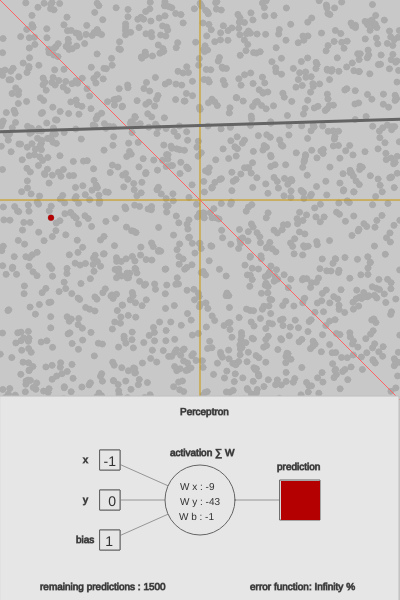
Frame 1 (no input)
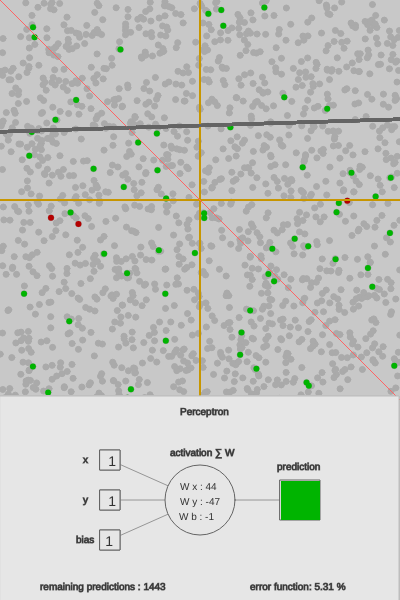
Frame 60 (no input)
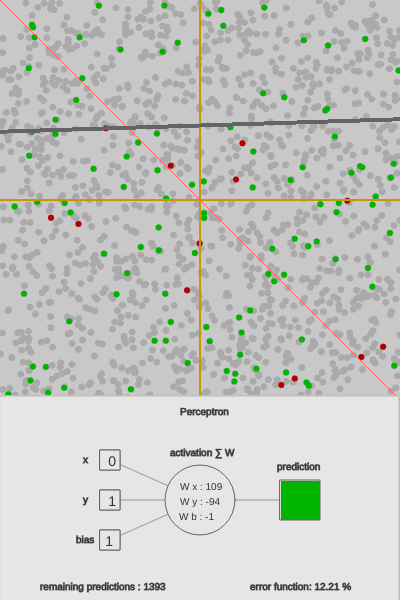
Frame 120 (the mouse pressed at the canvas centre since frame 60)

The p5.js sketch that drew these frames (run headless with seeded random() and noise() and a simulated clock; from frame 60 on, the mouse is pressed at the canvas centre):

// p5.js sketch
// ── sketch.js

//TRAINING DATA Drawing Functions //

function drawTrainingLine(trainingLine) {
    stroke(255, 100, 100);
    line(0, 0, CANVAS_WIDTH, CANVAS_HEIGHT)
    push()
        stroke(100, 100, 100);
        strokeWeight(3)
        line(trainingLine.begin_x, trainingLine.begin_y, trainingLine.end_x, trainingLine.end_y)
    pop()
}

function drawDataPointArray(dataPointsArray) {
    dataPointsArray.forEach(element => {
        drawDataPoint(element)
    });
}

function drawDataPoint(dataPoint) {
    stroke(170)
    fill(170)
    ellipse(dataPoint.x, dataPoint.y, 6, 6)
}

function drawCartesianAxis() {
    push()
        //DRAW AXIS
        strokeWeight(1)
        stroke(200, 150, 0);
        //x axis
        line(0, MAP_HALF, CANVAS_WIDTH, MAP_HALF)
        //y axis
        line(MAP_HALF, CANVAS_WIDTH, MAP_HALF, 0)
    pop()
}

//// UI DRAWING
function drawUiBG() {
    stroke(190);
    fill(230)
    rect(0, CANVAS_HEIGHT - 4, CANVAS_WIDTH - 1, WINDOW_HEIGHT)
}

function drawUiFisrtInputBlock() {
    let x = UI_COLUMN;
    let y = UI_TOP + (UI_GRID_SIZE * 2)
    stroke(100);
    fill(230);
    rect(x, y, UI_GRID_SIZE, UI_GRID_SIZE)
    return [x, y]
}

function drawUiRemainingBlocks(prevBlockXY) {
    let blocksCenter = [];
    blocksCenter.push(prevBlockXY)

    let x = UI_COLUMN;
    let y = prevBlockXY[1];
    for (let i = 1; i < PERCEPTRON_INPUTS_BIAS; i++) {
        y = y + (UI_GRID_SIZE * 2)
        blocksCenter.push([x, y])

        stroke(100);
        fill(230);
        rect(x, y, UI_GRID_SIZE, UI_GRID_SIZE)
    }
    return blocksCenter
}

function drawUiInputColumn() {
    let prevBlockXY = drawUiFisrtInputBlock()
    return drawUiRemainingBlocks(prevBlockXY)
}

function drawUiPerceptronCenter() {
    stroke(100);
    fill(230)
    ellipse(MAP_HALF, UI_HALF_HEIGHT, UI_GRID_SIZE * 3 +10 , UI_GRID_SIZE * 3+10)
}

function drawUiOutputColumn() {
    stroke(100);
    fill(230)
    rect((UI_COLUMN * 3) - (UI_GRID_SIZE), UI_HALF_HEIGHT - UI_GRID_SIZE, UI_GRID_SIZE * 2, UI_GRID_SIZE * 2)
}

function drawPerceptronLines(blocksCenters) {
    //draw input conections
    blocksCenters.forEach(block => {
        stroke(150, 150, 150);
        let x = block[0] + (UI_GRID_SIZE / 2);
        let y = block[1] + (UI_GRID_SIZE / 2);
        line(x, y, MAP_HALF, UI_HALF_HEIGHT)
    });
    //draw output connection
    line(MAP_HALF, UI_HALF_HEIGHT, (UI_COLUMN * 3), UI_HALF_HEIGHT)
}

function drawPerceptronLabels(blocksCenters) {
    fill(50);
    textSize(10);
    textAlign(LEFT);
    txt_x = UI_COLUMN - (UI_GRID_SIZE) + 3
    txt_y = blocksCenters[0][1] + (UI_GRID_SIZE / 2) + 3;
    text("x", txt_x, txt_y);
    text("y", txt_x, txt_y + (UI_GRID_SIZE * 2));
    text("bias", txt_x - 7, txt_y + (UI_GRID_SIZE * 4));
    text("prediction", (UI_COLUMN * 3) - UI_GRID_SIZE -3, UI_HALF_HEIGHT - (UI_GRID_SIZE * 2) + 10);
    text("activation ∑ W", (UI_COLUMN * 2) - UI_GRID_SIZE -10, UI_HALF_HEIGHT - (UI_GRID_SIZE * 2) -4);
}

function drawPredictionValue(prediction) {
    fill(50);
    textSize(10);
    textAlign(RIGHT);
    text(prediction, (UI_COLUMN * 3) + 5, UI_HALF_HEIGHT + 35);
}

function drawPredictionBoxValues(prediction, target) {
    if (prediction == target) {
        fill(0, 180, 0);
        rightPredictionCount = rightPredictionCount + 1;
    } else {
        wrongPredictionCount = wrongPredictionCount + 1
        fill(180, 0, 0);
    }
    if(dataPointsArray.length === 0) {
        fill(190);
    }
    noStroke();
    rect((UI_COLUMN * 3) - (UI_GRID_SIZE) + 1, UI_HALF_HEIGHT - UI_GRID_SIZE + 1, UI_GRID_SIZE * 2 - 1, UI_GRID_SIZE * 2 - 1)
}

function drawPredictionsText(textInput) {
    fill(50);
    textSize(10);
    textAlign(LEFT)
    text(textInput, UI_COLUMN - (UI_GRID_SIZE * 3), UI_BOTTOM - UI_GRID_SIZE + 10);
    text("Perceptron", UI_COLUMN * 2 - (UI_GRID_SIZE), UI_TOP + 5);
}

function drawErrorsText(textInput) {
    fill(50);
    textSize(10);
    textAlign(LEFT)
    text(textInput, (UI_COLUMN*3) - (UI_GRID_SIZE * 3)+10, UI_BOTTOM - UI_GRID_SIZE + 10);
}

function drawXYvalues(x, y){
    fill(50);
    textSize(14);
    textAlign(RIGHT);
    txt_x = 103;
    txt_y = UI_HALF_HEIGHT;

    text(x.toFixed(0), txt_x +13 , txt_y -  (UI_GRID_SIZE * 2)+6);
    text(y.toFixed(0), txt_x +13, txt_y +6 );
    text(BIAS, txt_x +10, txt_y + (UI_GRID_SIZE * 2)+6);
}

function drawWeights(){    
    fill(50);
    textSize(10);
    textAlign(LEFT);
    text("W x : " + perceptron.weights[0].toFixed(0) , (UI_COLUMN * 2) - UI_GRID_SIZE, UI_HALF_HEIGHT -10 );
    text("W y : " + perceptron.weights[1].toFixed(0) , (UI_COLUMN * 2) - UI_GRID_SIZE, UI_HALF_HEIGHT +5 );
    text("W b : " + perceptron.weights[2].toFixed(0) , (UI_COLUMN * 2) - UI_GRID_SIZE-1, UI_HALF_HEIGHT +20 );
}

function drawUI() {
    drawUiBG();
    let blocksCenters = drawUiInputColumn();
    drawPerceptronLines(blocksCenters);
    drawUiInputColumn(); //call again to draw on top
    drawUiPerceptronCenter();
    drawUiOutputColumn();
    drawPerceptronLabels(blocksCenters);
}

////////////////////////////////
// p5.js required functions:
// setup() runs only once
// draw() is a while true loop
////////////////////////////////
function setup() {
    createCanvas(CANVAS_WIDTH, WINDOW_HEIGHT);
    background(200);

    perceptron = new Perceptron();
    trainingLine = new TrainingLine();
    
    dataPointsArray = createTrainingData(trainingLine);
    wrongPredictedDataPointsArray = [];
    wrongPredictedDataPointsArray.push(new DataPoint())

    trainingIndex = -1;

    rightPredictionCount = 0;
    wrongPredictionCount = 0;

    drawDataPointArray(dataPointsArray);
}

function draw() {
    frameRate(400);
    drawCartesianAxis()

    //TRAINING CODE 
    trainingIndex = trainingIndex + 1;

    //this if makes a cycle of one epoch (or running all the trainingset once.)
    if (trainingIndex < dataPointsArray.length) {

        drawTrainingLine(trainingLine);

        input = [dataPointsArray[trainingIndex].x, dataPointsArray[trainingIndex].y, dataPointsArray[trainingIndex].bias];
        target = dataPointsArray[trainingIndex].label;

        prediction = perceptron.predict(input);

        //paint predictions result points
        //add wrong prediction point to a list
        if (prediction === target) {
            rightPredictionCount = rightPredictionCount + 1;
        
            fill(0, 180, 0);
            noStroke();
            ellipse(dataPointsArray[trainingIndex].x, dataPointsArray[trainingIndex].y, 6, 6);
            
            //remove the point from the dataPointArray
            dataPointsArray.splice(trainingIndex, 1);
            
        } else {
            wrongPredictionCount = wrongPredictionCount + 1;
            fill(180, 0, 0);
            noStroke();
            ellipse(dataPointsArray[trainingIndex].x, dataPointsArray[trainingIndex].y, 6, 6);
        }
        // TRAINING
        perceptron.train(input, target);

        //Info for UI
        var remainingPredictions = dataPointsArray.length;
        error = (wrongPredictionCount / rightPredictionCount * 100).toFixed(2);
        
        var predictionsTextInput = "remaining predictions : " + remainingPredictions;
        var errorsTextInput = "error function: " + error + " %"; 

        //draw bottom UI on top of any other drawings
        drawUI();
        drawPredictionsText(predictionsTextInput);
        drawErrorsText(errorsTextInput)
        //drawPredictionValue(prediction);
        drawPredictionBoxValues(prediction, target);
        drawWeights();
        if(dataPointsArray[trainingIndex]){
            drawXYvalues(dataPointsArray[trainingIndex].cartesian_x, dataPointsArray[trainingIndex].cartesian_y);
        }
    
    }else{
        trainingIndex = -1;
    }
    

}//end of draw

// ── perceptron.js
class Perceptron{

    constructor(){
        this.inputsNumber = PERCEPTRON_INPUTS_BIAS;
        this.weights = Array(this.inputsNumber);
        this.initWeights();
        this.learningRate = PERCEPTRON_LEARNING_RATE;
    }

    //random intial weights
    initWeights(){
        for(let i = 0; i < this.weights.length; i++){
            this.weights[i] = randomFromInterval(-1,1);
        }
    }

    //inputs is a floats array
    predict(inputs){
        //calculte the sum of all weighted inputs
        let sumOfWeightedInputs = 0;
        for (let i = 0; i < this.weights.length; i++){
            sumOfWeightedInputs += inputs[i] * this.weights[i];
        }
        return this.activate(sumOfWeightedInputs);
    }

    // ACTIVATION FUNCTION: sign function from mathematics
    //sign is util math funtion on util.js
    activate(sumOfWeightedInputs){
        return sign(sumOfWeightedInputs);
    }

    //TRAINING
    //target is a correct answer, in this caase is the label of the training set
    train(input, target){
        let prediction = this.predict(input);
        let error = target - prediction;    
        //adjust weights
        for(i = 0; i < this.weights.length; i++){
          this.weights[i] += error * input[i] * this.learningRate;
        }
      }
     
}

// ── start.js






//Create objects

//Instanciates a Perceptron with (number of inputs, learning rate)



// let inputs = [-1, 0.5]

// let prediction = perceptron.predict(inputs)



// let n = 14;




// console.log("data point:")
// console.log(data_training)

// console.log("inputs: ")
// console.log(inputs)

// console.log("weights: ")
// console.log(perceptron.weights)

// console.log("output: ")
// console.log(prediction)


// ── stytles.css
canvas {padding:0px; marign: 0px;}
// ── training.js
//this module generates the data_set for training

function createTrainingData(trainingLine) {
    dataPointsArray = Array(TRAINING_SIZE);

    for (i = 0; i < dataPointsArray.length; i++) {
        dataPointsArray[i] = new DataPoint(trainingLine);
        dataPointsArray[i].label = classificateDataPoint(dataPointsArray[i]);
        
    }
    return dataPointsArray;
}

function createDataPoint(trainingLine) {
    return new DataPoint(trainingLine);
}

function classificateDataPoint(DataPoint) {
    if (DataPoint.cartesian_x > DataPoint.cartesian_y) {
        return 1;
    } else {
        return -1;
    }
}

// A point of data in space  
// [x, y] that are the inputs of the perceptron.
class DataPoint {
    constructor(trainingLine) {
        this.bias = BIAS;
        this.label = 0;
        this.x = randomPosition();
        this.y = randomPosition();
        //convert canvas cordinates into values from -1 ro 1
        //p5.js map function
        //n_needed = map(n_now,   min_n_nox, max_n_now,  min_n_want, max_n_want)
        this.cartesian_x = map(this.x, 0, CANVAS_WIDTH, MIN_X, MAX_Y);
        this.cartesian_y = map(this.y, 0, CANVAS_HEIGHT, MIN_Y, MAX_Y);
    }
}

//Math function that defines the dataset point labels
//A line that crosses the space 
//and separates points in 2 classes.
class TrainingLine {
    constructor() {
        this.begin_x = map(MIN_X, MIN_X, MAX_X, 0, CANVAS_WIDTH);
        this.begin_y = map(f(MIN_X), MIN_Y, MAX_Y, CANVAS_HEIGHT, 0);
        this.end_x = map(MAX_X, MIN_X, MAX_X, 0, CANVAS_WIDTH);
        this.end_y = map(f(MAX_X), MIN_Y, MAX_Y, CANVAS_HEIGHT, 0);
        
        console.log(this.begin_x.toString() + "    " + this.begin_y.toString())
        console.log(this.end_x.toString() + "    " + this.end_y.toString())
    }
}
// ── util.js
//constants
const CANVAS_WIDTH = 400;
const UI_HEIGHT = 200;
const CANVAS_HEIGHT = CANVAS_WIDTH;
const MAP_HALF = CANVAS_WIDTH / 2;
const WINDOW_HEIGHT = CANVAS_HEIGHT + UI_HEIGHT;

//cartesian cordenates
const MIN_X = -1;
const MAX_X = 1;
const MIN_Y = -1;
const MAX_Y = 1;




const TRAINING_SIZE = 1500;
const BIAS = 1

//UI SIZES
const UI_GRID_SIZE = 20;
const UI_PADDING = 10;
const UI_TOP = CANVAS_HEIGHT + UI_PADDING;
const UI_HALF_HEIGHT = Math.floor(UI_HEIGHT / 2) + UI_TOP - UI_PADDING;
const UI_BOTTOM = WINDOW_HEIGHT;
const UI_COLUMN = UI_GRID_SIZE * 5;

//PERCEPTRON CONTROLS
const PERCEPTRON_INPUTS = 2;
const PERCEPTRON_INPUTS_BIAS = PERCEPTRON_INPUTS + 1;
const PERCEPTRON_LEARNING_RATE = 0.1;



// ACTIVATION FUNCTION
// sign function in mathematics:
// evaluates if a number is postive or negative.
// and returns -1 for a negative number and +1 for a positive.
function sign(number) {
    if (number >= 0) {
        return 1;
    } else {
        return -1;
    }
}

//aux methods

function randomPosition() {
    return randomFromInterval(0, CANVAS_HEIGHT);
}

function randomFromInterval(min, max) {
    if (min < 0) {
        return min + Math.random() * (Math.abs(min) + max);
    } else {
        return min + Math.random() * max;
    }    
}

// Describe a line with a math funtion
// f(X) = (a * X) + b
function f(input, a, b){
    a = randomFromInterval(-0.8, 0.8)
    b = randomFromInterval(-0.4, 0.4)
    return a * input + b;
}
